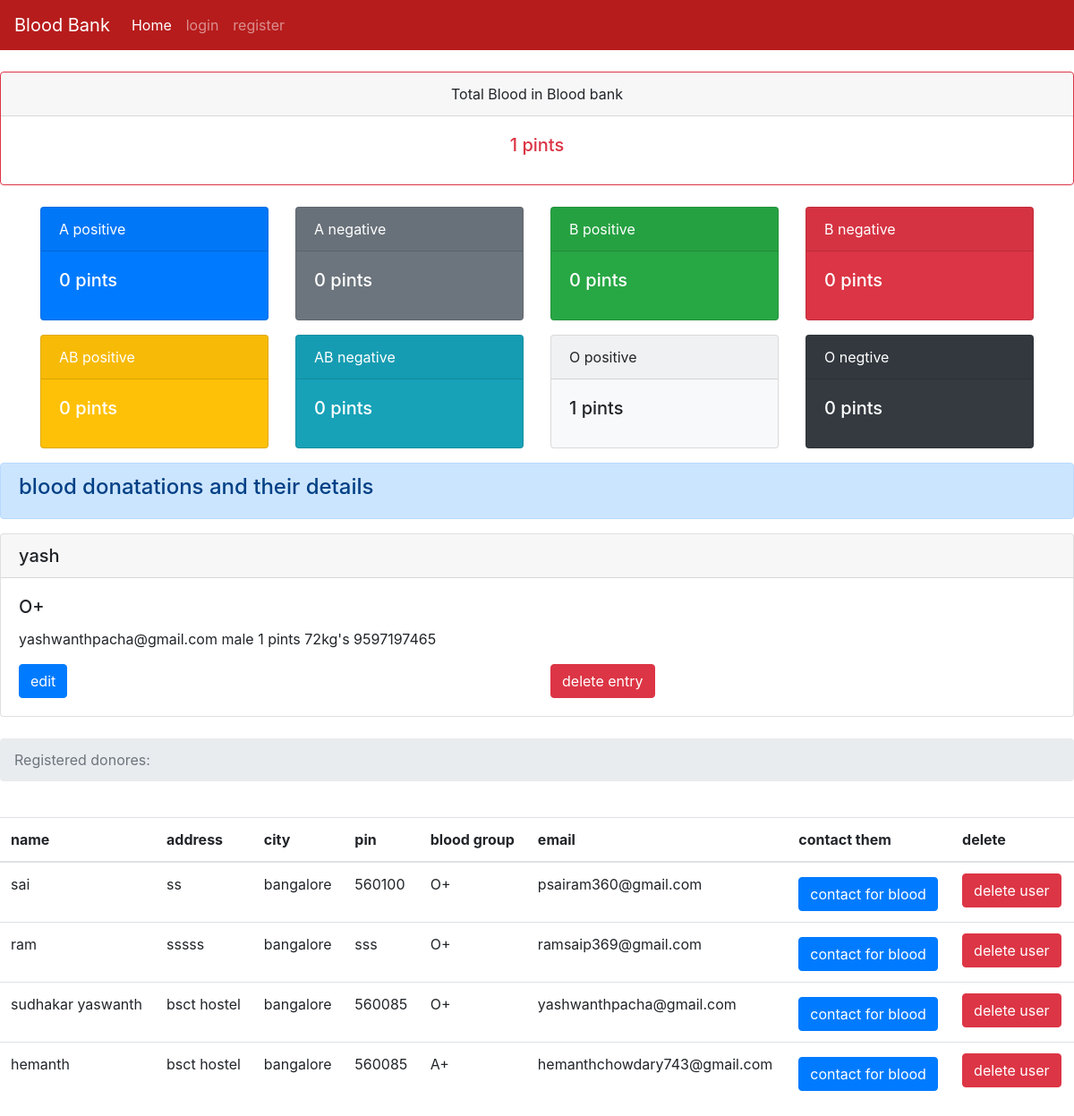
/dashboard, run on the app's committed database.
### tables this page shows
CREATE TABLE blood (id INTEGER PRIMARY KEY AUTOINCREMENT, type TEXT, donorname TEXT, donorsex TEXT, qty TEXT, dweight TEXT, donoremail TEXT, phone TEXT);

CREATE TABLE users (name TEXT, addr TEXT, city TEXT, pin TEXT, bg TEXT,email TEXT UNIQUE, pass TEXT);

### server.py (the view)
@app.route('/dashboard')
def dashboard():
    totalblood=0
    con = sqlite3.connect('database.db')
    con.row_factory = sqlite3.Row
    cur = con.cursor()
    cur.execute("select * from blood")
    rows = cur.fetchall();
    for row in rows:
        totalblood  += int(row['qty'])
    cur.execute("select * from users")
    users = cur.fetchall();
    Apositive=0
    Opositive=0
    Bpositive=0
    Anegative=0
    Onegative=0
    Bnegative=0
    ABpositive=0
    ABnegative = 0
    print(rows)
    cur.execute("select * from blood where type=?",('A+',))
    type = cur.fetchall();
    for a in type:
        Apositive += int(a['qty'])
    cur.execute("select * from blood where type=?",('A-',))
    type = cur.fetchall();
    for a in type:
        Anegative += int(a['qty'])
    cur.execute("select * from blood where type=?",('O+',))
    type = cur.fetchall();
    for a in type:
        Opositive += int(a['qty'])
    cur.execute("select * from blood where type=?",('O-',))
    type = cur.fetchall();
    for a in type:
        Onegative += int(a['qty'])
    cur.execute("select * from blood where type=?",('B+',))
    type = cur.fetchall();
    for a in type:
        Bpositive += int(a['qty'])
    cur.execute("select * from blood where type=?",('B-',))
    type = cur.fetchall();
    for a in type:
        Bnegative += int(a['qty'])
    cur.execute("select * from blood where type=?",('AB+',))
    type = cur.fetchall();
    for a in type:
        ABpositive += int(a['qty'])
    cur.execute("select * from blood where type=?",('AB-',))
    type = cur.fetchall();
    for a in type:
        ABnegative += int(a['qty'])
    bloodtypestotal = {'apos': Apositive,'aneg':Anegative,'opos':Opositive,'oneg':Onegative,'bpos':Bpositive,'bneg':Bnegative,'abpos':ABpositive,'abneg':ABnegative}
    return render_template("requestdonors.html",rows = rows,totalblood = totalblood,users=users,bloodtypestotal=bloodtypestotal)

### templates/requestdonors.html (shortened to what this page needs)
<!doctype html>
{% extends "base.html" %}
{% block content %}
    <br>
    <div class="card border-danger text-center">
      <div class="card-header">Total Blood in Blood bank</div>
      <div class="card-body text-danger">
        <h5 class="card-title"><span class='numscroller' data-min='1' data-max='{{totalblood}}' data-delay='5' data-increment='10'>{{totalblood}}</span> pints</h5>
      </div>
    </div>
<br>
        <div class="container">
  <div class="row">
    <div class="col"><div class="card text-white bg-primary mb-3" style="max-width: 18rem;">
      <div class="card-header">A positive</div>
    <div class="card-body">
      <h5 class="card-title"><span class='numscroller' data-min='1' data-max='{{bloodtypestotal.apos}}' data-delay='5' data-increment='10'>{{bloodtypestotal.apos}}</span> pints</h5>
    </div>
  </div></div>
    <div class="col"><div class="card text-white bg-secondary mb-3" style="max-width: 18rem;">
      <div class="card-header">A negative</div>
    <div class="card-body">
      <h5 class="card-title"><span class="count"><span class='numscroller' data-min='1' data-max='{{bloodtypestotal.aneg}}' data-delay='5' data-increment='10'>{{bloodtypestotal.aneg}}</span></span> pints</h5>
    </div>
    </div></div>
    <div class="col"><div class="card text-white bg-success mb-3" style="max-width: 18rem;">
      <div class="card-header">B positive</div>
    <div class="card-body">
      <h5 class="card-title"><span class='numscroller' data-min='1' data-max='{{bloodtypestotal.bpos}}' data-delay='5' data-increment='10'>{{bloodtypestotal.bpos}}</span> pints</h5>
    </div>
    </div></div>
    <div class="col"><div class="card text-white bg-danger mb-3" style="max-width: 18rem;">
      <div class="card-header">B negative</div>
    <div class="card-body">
      <h5 class="card-title"><span class='numscroller' data-min='1' data-max='{{bloodtypestotal.bneg}}' data-delay='5' data-increment='10'>{{bloodtypestotal.bneg}}</span> pints</h5>
    </div>
    </div></div>
    <div class="col"><div class="card text-white bg-warning mb-3" style="max-width: 18rem;">
      <div class="card-header">AB positive</div>
    <div class="card-body">
      <h5 class="card-title"><span class='numscroller' data-min='1' data-max='{{bloodtypestotal.abpos}}' data-delay='5' data-increment='10'>{{bloodtypestotal.abpos}}</span> pints</h5>
    </div>
    </div></div>
    <div class="col"><div class="card text-white bg-info mb-3" style="max-width: 18rem;">
      <div class="card-header">AB negative</div>
    <div class="card-body">
      <h5 class="card-title"><span class="count"><span class='numscroller' data-min='1' data-max='{{bloodtypestotal.abneg}}' data-delay='5' data-increment='10'>{{bloodtypestotal.abneg}}</span></span> pints</h5>
    </div>
    </div></div>
    <div class="col"><div class="card bg-light mb-3" style="max-width: 18rem;">
      <div class="card-header">O positive</div>
    <div class="card-body">
      <h5 class="card-title"><span class="count"><span class='numscroller' data-min='1' data-max='{{bloodtypestotal.opos}}' data-delay='5' data-increment='10'>{{bloodtypestotal.opos}}</span> pints</h5>
    </div>
    </div></div>
    <div class="col"><div class="card text-white bg-dark mb-3" style="max-width: 18rem;">
      <div class="card-header">O negtive</div>
    <div class="card-body">
      <h5 class="card-title"><span class="count"><span class='numscroller' data-min='1' data-max='{{bloodtypestotal.oneg}}' data-delay='5' data-increment='10'>{{bloodtypestotal.oneg}}</span> pints</h5>
    </div>
    </div></div>
  </div>
</div>
<div class="alert alert-primary" role="alert">
  <h4>blood donatations and their details</h4>
</div>
         {% for row in rows %}
           <div class="card">
             <h5 class="card-header">{{row["donorname"]}}</h5>
             <div class="card-body">
               <h5 class="card-title">{{row["type"]}}</h5>
               <p class="card-text">{{ row["donoremail"]}}
               {{row['donorsex']}}
               {{row['qty']}} pints
               {{row['dweight']}}kg's
               {{row['phone']}}</p>
               <div class="row">
    <div class="col">
      <form action="{{url_for('editdonor',id=row['id'])}}" method="GET">
      <input type="submit" class="btn btn-primary" name="button" value="edit"/>
      </form>
    </div>
    <div class="col">
      <form action="{{url_for('deletebloodentry',id=row['id'])}}" method="GET">
      <input type="submit" name="button" class="btn btn-danger" value="delete entry"/>
      </form>
    </div>
  </div>
             </div>
           </div>
         {% endfor %}
<br>
         <nav aria-label="breadcrumb">
           <ol class="breadcrumb">
             <li class="breadcrumb-item active" aria-current="page">  Registered donores:</li>
           </ol>
         </nav>
<br>
        <table class="table">
          <thead>
    <tr>
      <th scope="col">name</th>
      <th scope="col">address</th>
      <th scope="col">city</th>
      <th scope="col">pin</th>
      <th scope="col">blood group</th>
      <th scope="col">email</th>
      <th scope="col">contact them</th>
      <th scope="col">delete</th>
    </tr>
  </thead>
           {% for r in users %}
              <tr>
                 <td>{{r["name"]}}</td>
                 <td>{{r["addr"]}}</td>
                 <td> {{ r["city"]}}</td>
                 <td>{{r['pin']}}</td>
                 <td>{{r['bg']}}</td>
                 <td>{{r['email']}}</td>
                 <td><button type="button" class="btn btn-primary mt-1" data-toggle="modal" data-target="#exampleModalCenter">
    contact for blood
  </button>
</td>
                 <td><a href = "{{url_for('deleteuser',useremail=r['email'])}}" class="btn btn-danger">delete user</a></td>
              </tr>
           {% endfor %}
           {% endblock %}

### templates/base.html (shortened to what this page needs)
<html>
    <head>
        <link rel="stylesheet" href="https://stackpath.bootstrapcdn.com/bootstrap/4.1.3/css/bootstrap.min.css">
    </head>
    <body>
      {% if session['admin'] == True %}
      <nav class="navbar navbar-expand-lg navbar-dark" style="background-color: #b71c1c;">
        <button class="navbar-toggler" type="button" data-toggle="collapse" data-target="#navbarSupportedContent" aria-controls="navbarSupportedContent" aria-expanded="false" aria-label="Toggle navigation">
          <span class="navbar-toggler-icon"></span>
        </button>
      <div class="collapse navbar-collapse" id="navbarNav">
        <a class="navbar-brand" href="/">Blood Bank</a>
      <ul class="navbar-nav mr-auto">
        <li class="nav-item active">
          <a class="nav-link" href="/">Home <span class="sr-only">(current)</span></a>
        </li>
      <li class="nav-item">
        <a class="nav-link" href="/dashboard">Dashboard</a>
      </li>
      <li class="nav-item">
        <a class="nav-link" href="/bloodbank">add blood</a>
      </li>
      </ul>
      <ul class="navbar-nav ml-auto">
        <li class="nav-item">
          <a class="nav-link" href="{{url_for('logout')}}">logout</a>
        </li>
        </ul>
    </div>
  </nav>
      {%else%}
      <nav class="navbar navbar-expand-lg navbar-dark" style="background-color: #b71c1c;">
      <div class="collapse navbar-collapse" id="navbarNav">
        <a class="navbar-brand" href="/">Blood Bank</a>
      <ul class="navbar-nav mr-auto">
        <li class="nav-item active">
          <a class="nav-link" href="/">Home <span class="sr-only">(current)</span></a>
        </li>
      <li class="nav-item">
        <a class="nav-link" href="/login">login</a>
      </li>
      <li class="nav-item">
        <a class="nav-link" href="{{url_for('add')}}">register</a>
      </li>
    </ul>
  </div>
</nav>
    {%endif%}
          {% block content %}
           {% endblock %}
      </body>
</html>

### data on the page
blood: donorname "yash", type "O+", donoremail "yashwanthpacha@gmail.com", donorsex "male", qty "1", dweight "72", phone "9597197465"
users: name "sai", addr "ss", city "bangalore", pin "560100", bg "O+", email "psairam360@gmail.com"
users: name "ram", addr "sssss", city "bangalore", pin "sss", bg "O+", email "ramsaip369@gmail.com"
users: name "sudhakar yaswanth", addr "bsct hostel", city "bangalore", pin "560085", bg "O+", email "yashwanthpacha@gmail.com"
users: name "hemanth", addr "bsct hostel", city "bangalore", pin "560085", bg "A+", email "hemanthchowdary743@gmail.com"

### other printed values
{{ totalblood }} "1"
{{ bloodtypestotal.apos }} "0"
{{ bloodtypestotal.aneg }} "0"
{{ bloodtypestotal.bpos }} "0"
{{ bloodtypestotal.bneg }} "0"
{{ bloodtypestotal.abpos }} "0"
{{ bloodtypestotal.abneg }} "0"
{{ bloodtypestotal.opos }} "1"
{{ bloodtypestotal.oneg }} "0"
